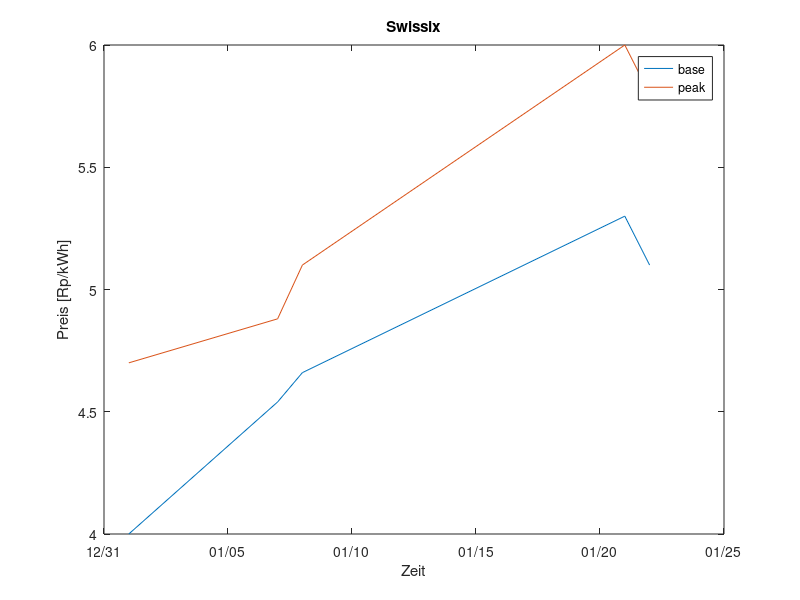

Reproduce this figure in MATLAB.
base = 1;
peak = 2;
%       base    peak    day     date
s = [   4       4.7     1   ;   % 18.09.2015
        4.54    4.88    7   ;   % 24.09.2015
        4.66    5.1     8   ;   % 25.09.2015
        5.3     6.0     21  ;   % 08.10.2015
        5.1     5.8     22  ;   % 09.10.2015
];

datestr(736224 + s(:,3))

figure(1);
plot(s(:,3), s(:,1), s(:,3), s(:,2));
title('Swissix');
xlabel('Zeit');
ylabel('Preis [Rp/kWh]');
datetick();
legend('base', 'peak');
print -dpdf 'swissix'
